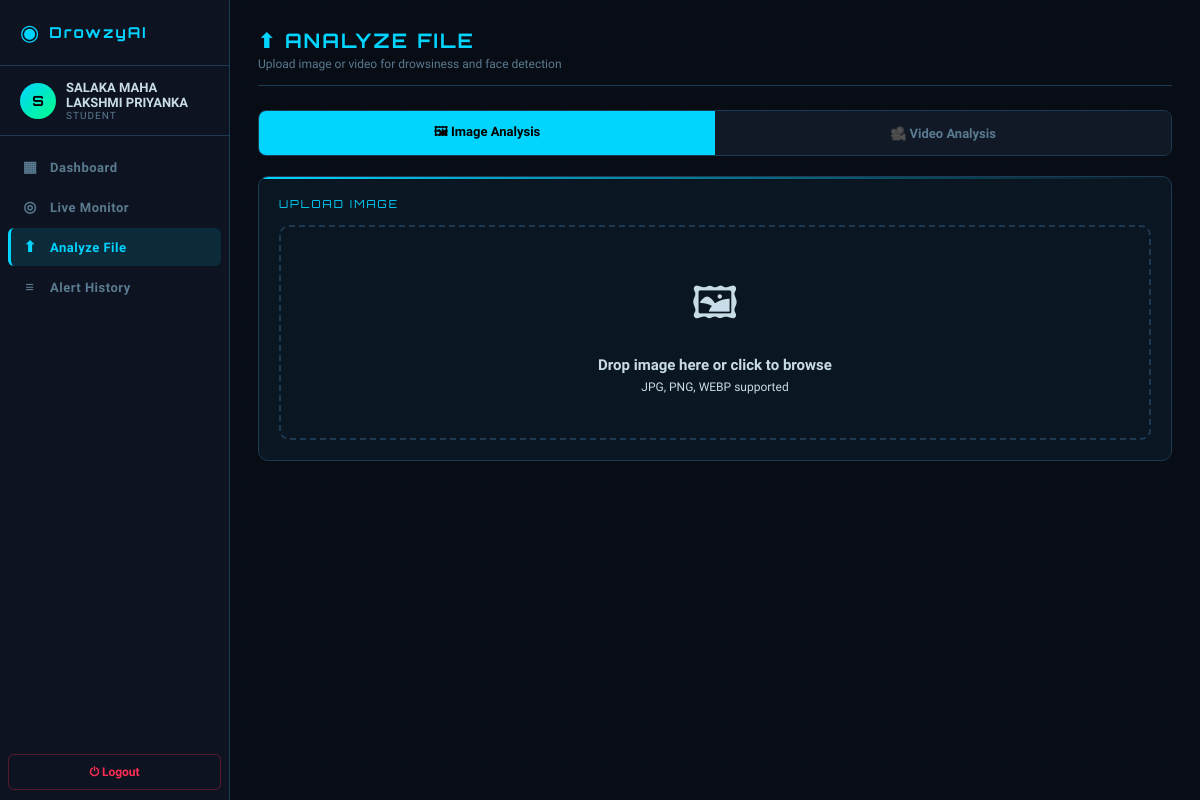
Screenshot of /upload (signed in) with the database file from the repository.
### models/user.py (models this page shows, shortened)
class User(UserMixin, db.Model):
    __tablename__ = 'users'
    id = db.Column(db.Integer, primary_key=True)
    name = db.Column(db.String(100), nullable=False)
    email = db.Column(db.String(150), unique=True, nullable=False)
    password_hash = db.Column(db.String(200), nullable=False)
    role = db.Column(db.String(20), default='student')
    face_image = db.Column(db.String(200), nullable=True)
    face_trained = db.Column(db.Boolean, default=False)
    created_at = db.Column(db.DateTime, default=datetime.utcnow)
    logs = db.relationship('AlertLog', backref='user', lazy=True)

### routes/main_routes.py (the view)
@main_bp.route('/upload')
@login_required
def upload():
    return render_template('upload.html')

### models/user.py (called while the page is built)
@login_manager.user_loader
def load_user(user_id):
    return User.query.get(int(user_id))

### templates/upload.html (shortened to what this page needs)
{% extends 'base.html' %}
{% block content %}
<div class="page-header animate-in">
  <div class="page-title">⬆ ANALYZE FILE</div>
  <div class="page-sub">Upload image or video for drowsiness and face detection</div>
</div>
<div class="upload-tabs animate-in">
  <button class="upload-tab active" onclick="switchTab('image', this)">🖼 Image Analysis</button>
  <button class="upload-tab" onclick="switchTab('video', this)">🎥 Video Analysis</button>
</div>
<div class="tab-panel active" id="tab-image">
  <div class="card animate-in">
    <div class="info-title">UPLOAD IMAGE</div>
    <div class="upload-zone" onclick="document.getElementById('imageInput').click()"
         ondragover="event.preventDefault();this.classList.add('drag-over')"
         ondragleave="this.classList.remove('drag-over')"
         ondrop="handleImageDrop(event)">
      <div class="upload-icon">🖼</div>
      <div style="font-weight:700;font-size:15px;color:var(--text)">Drop image here or click to browse</div>
      <div style="color:var(--text-dim);margin-top:6px;font-size:12px">JPG, PNG, WEBP supported</div>
    </div>
  </div>
</div>
{% endblock %}

### templates/base.html (shortened to what this page needs)
<!DOCTYPE html>
<html lang="en">
<head>
<link rel="stylesheet" href="{{ url_for('static', filename='css/style.css') }}">
</head>
<body>
{% if current_user.is_authenticated %}
<div class="app-shell">
  <nav class="sidebar">
    <div class="sidebar-logo">
      <span class="logo-icon">◉</span>
      <span class="logo-text">DrowzyAI</span>
    </div>
    <div class="sidebar-user">
      <div class="user-avatar">{{ current_user.name[0].upper() }}</div>
      <div class="user-info">
        <div class="user-name">{{ current_user.name }}</div>
        <div class="user-role">{{ current_user.role }}</div>
      </div>
    </div>
    <ul class="sidebar-nav">
      <li><a href="{{ url_for('main.dashboard') }}" class="nav-link {% if request.endpoint=='main.dashboard' %}active{% endif %}"><span class="nav-icon">▦</span> Dashboard</a></li>
      <li><a href="{{ url_for('main.webcam') }}"    class="nav-link {% if request.endpoint=='main.webcam' %}active{% endif %}"><span class="nav-icon">◎</span> Live Monitor</a></li>
      <li><a href="{{ url_for('main.upload') }}"    class="nav-link {% if request.endpoint=='main.upload' %}active{% endif %}"><span class="nav-icon">⬆</span> Analyze File</a></li>
      <li><a href="{{ url_for('main.history') }}"   class="nav-link {% if request.endpoint=='main.history' %}active{% endif %}"><span class="nav-icon">≡</span> Alert History</a></li>
    </ul>
    <a href="{{ url_for('auth.logout') }}" class="sidebar-logout">⏻ Logout</a>
  </nav>
  <main class="main-content">
    {% block content %}{% endblock %}
  </main>
</div>
{% else %}
{% block auth_content %}{% endblock %}
{% endif %}
</body>
</html>

### static/css/style.css (style rules this page uses)
:root { --bg: #080c14; --bg2: #0d1320; --bg3: #111927; --border: #1e3a52; --accent: #00d4ff; --accent2: #00ff88; --warn: #ff6b00; --danger: #ff2d55; --text: #c8dce8; --dim: #5a7a90; --card: #0a1622; }
*, *::before, *::after { box-sizing: border-box; margin: 0; padding: 0; }
body { background: var(--bg); color: var(--text); font-family: 'Rajdhani', sans-serif; font-size: 15px; min-height: 100vh; }
body::before { content: ''; position: fixed; inset: 0; background-image: linear-gradient(rgba(0,212,255,0.025) 1px, transparent 1px), linear-gradient(90deg, rgba(0,212,255,0.025) 1px, transparent 1px); background-size: 40px 40px; pointer-events: none; z-index: 0; }
.app-shell { display: flex; min-height: 100vh; position: relative; z-index: 1; }
.sidebar { width: 230px; min-height: 100vh; background: var(--bg2); border-right: 1px solid var(--border); display: flex; flex-direction: column; position: fixed; top: 0; left: 0; bottom: 0; z-index: 100; }
.sidebar-logo { display: flex; align-items: center; gap: 10px; padding: 20px; border-bottom: 1px solid var(--border); }
.logo-icon { font-size: 22px; color: var(--accent); animation: pulse 2s infinite; }
.logo-text { font-family: 'Orbitron', monospace; font-size: 15px; font-weight: 700; color: var(--accent); letter-spacing: 2px; }
.sidebar-user { display: flex; align-items: center; gap: 10px; padding: 14px 20px; border-bottom: 1px solid var(--border); }
.user-avatar { width: 36px; height: 36px; border-radius: 50%; background: linear-gradient(135deg, var(--accent), var(--accent2)); display: flex; align-items: center; justify-content: center; font-family: 'Orbitron', monospace; font-size: 14px; font-weight: 700; color: #000; flex-shrink: 0; }
.user-name { font-weight: 700; font-size: 13px; color: var(--text); }
.user-role { font-size: 10px; color: var(--dim); text-transform: uppercase; letter-spacing: 1px; }
.sidebar-nav { list-style: none; padding: 10px 0; flex: 1; }
.sidebar-nav li { margin: 2px 8px; }
.nav-link { display: flex; align-items: center; gap: 10px; padding: 10px 12px; border-radius: 6px; color: var(--dim); font-size: 13px; font-weight: 600; letter-spacing: 0.5px; text-decoration: none; transition: all 0.2s; }
.nav-link.active { background: rgba(0,212,255,0.12); color: var(--accent); border-left: 3px solid var(--accent); padding-left: 9px; }
.nav-icon { font-size: 15px; width: 20px; text-align: center; }
.sidebar-logout { margin: 10px 8px; padding: 10px 12px; border: 1px solid rgba(255,45,85,0.3); border-radius: 6px; color: var(--danger); font-size: 12px; font-weight: 600; text-decoration: none; display: block; text-align: center; transition: all 0.2s; }
.main-content { margin-left: 230px; padding: 28px; flex: 1; min-height: 100vh; }
.page-header { margin-bottom: 24px; padding-bottom: 14px; border-bottom: 1px solid var(--border); }
.page-title { font-family: 'Orbitron', monospace; font-size: 20px; font-weight: 700; color: var(--accent); letter-spacing: 2px; }
.page-sub { color: var(--dim); font-size: 12px; margin-top: 4px; }
.card { background: var(--card); border: 1px solid var(--border); border-radius: 10px; padding: 20px; position: relative; overflow: hidden; margin-bottom: 16px; }
.card::before { content: ''; position: absolute; top: 0; left: 0; right: 0; height: 2px; background: linear-gradient(90deg, var(--accent), transparent); }
.info-title { font-family: 'Orbitron', monospace; font-size: 11px; letter-spacing: 2px; color: var(--accent); margin-bottom: 14px; text-transform: uppercase; }
.upload-zone { border: 2px dashed var(--border); border-radius: 10px; padding: 44px 28px; text-align: center; cursor: pointer; transition: all 0.3s; }
.upload-icon { font-size: 44px; margin-bottom: 10px; }
.upload-tabs { display: flex; margin-bottom: 20px; border-radius: 8px; overflow: hidden; border: 1px solid var(--border); }
.upload-tab { flex: 1; padding: 11px; text-align: center; cursor: pointer; background: var(--bg3); color: var(--dim); font-weight: 700; font-size: 13px; border: none; font-family: 'Rajdhani', sans-serif; transition: all 0.2s; }
.upload-tab.active { background: var(--accent); color: #000; }
.tab-panel { display: none; }
.tab-panel.active { display: block; }
.animate-in { animation: slideIn 0.35s ease forwards; }

### rows the page displays
User: name "S", name "SALAKA MAHA LAKSHMI PRIYANKA", role "STUDENT"
